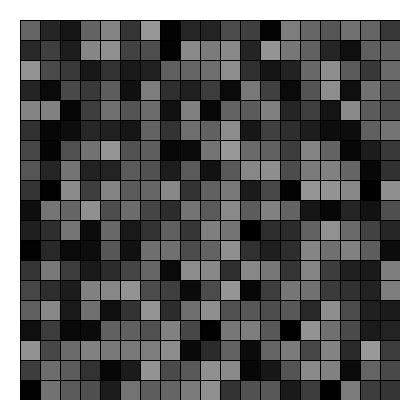
Frame 1 (no input)
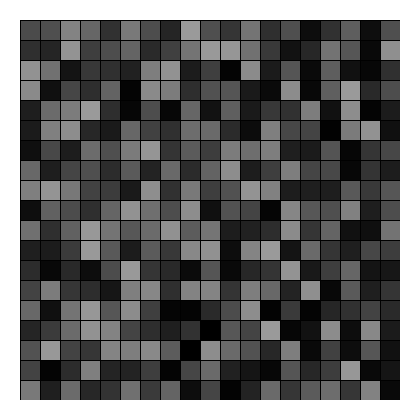
Frame 60 (the mouse pressed at the canvas centre just before this capture)
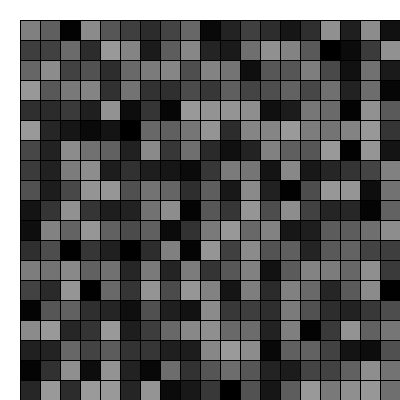
Frame 120 (the mouse held since frame 60 and released just before this capture)

The Processing sketch that drew these frames (run headless with seeded random() and noise(); from frame 60 on, the mouse is pressed at the canvas centre):

// Processing sketch: processing_177178
// ── processing_177178.pde

void setup(){
size(400,400);
background(255);
}
void draw()
{
for (int e=20; e<width; e=e+20){
for (int f=20; f<height; f=f+20){
fill(random(155));
rect(e,f,e,f);
}
}
}
